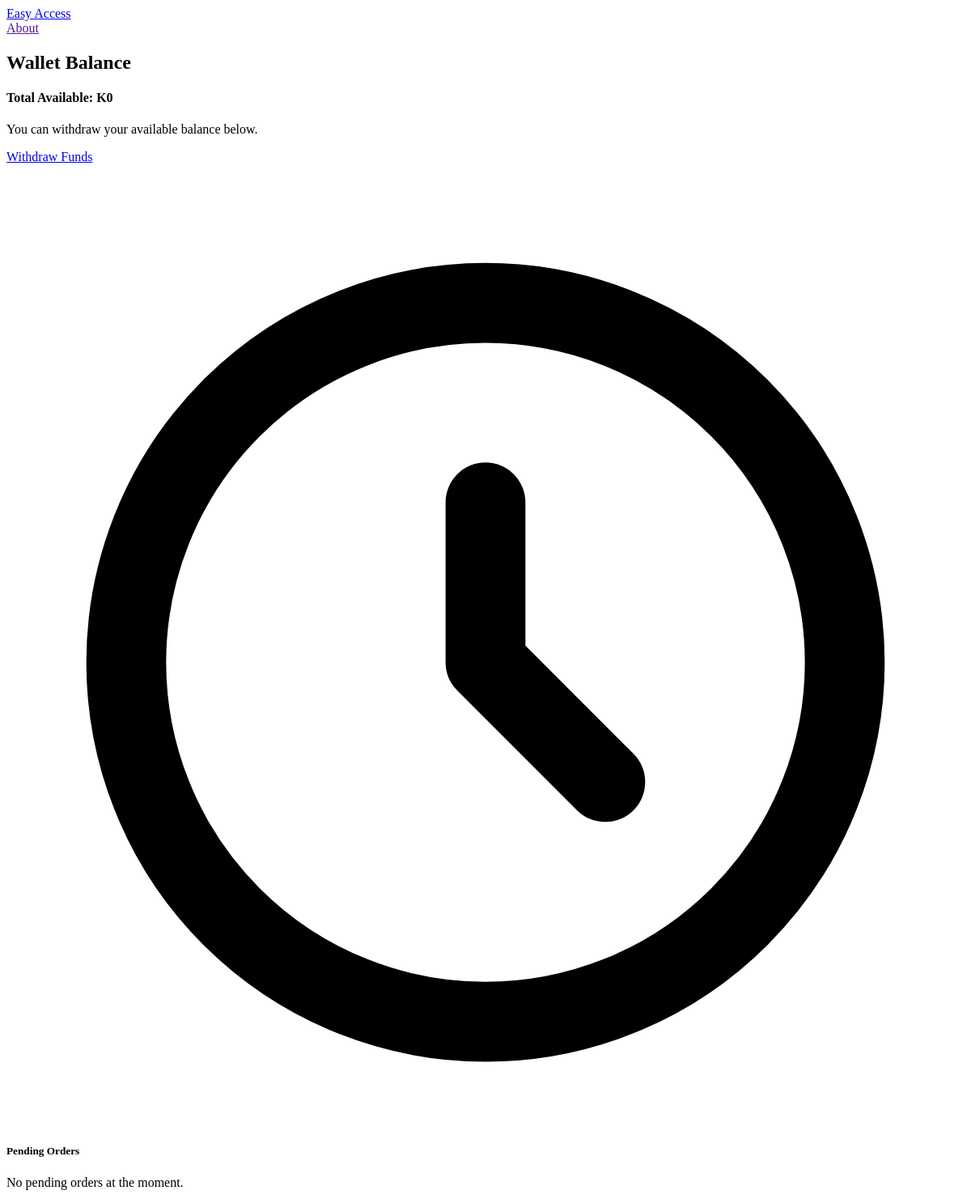
Page /available-balance/ (signed in) on the earlier database version.
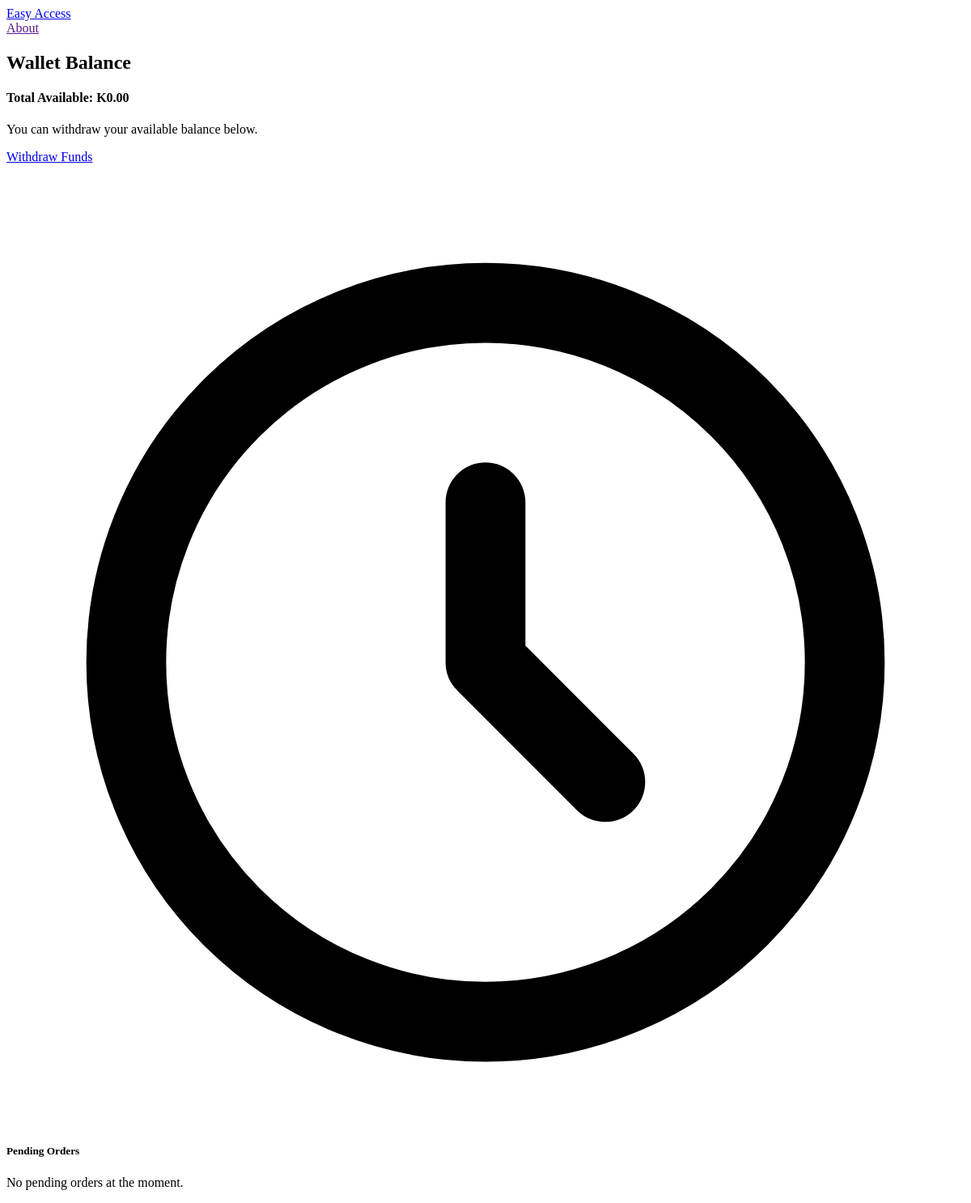
Same page on the later database version.
### store/models.py (models this page shows, shortened)
class Store(models.Model):
    owner = models.OneToOneField(User, on_delete=models.CASCADE, related_name="store")
    name = models.CharField(max_length=255)
    description = models.TextField()
    image = models.ImageField(upload_to="store_images/", blank=True, null=True)
    phone_number = models.CharField(max_length=20, blank=True, null=True)
    email = models.EmailField(blank=True, null=True)
    address = models.CharField(max_length=255, blank=True, null=True)
    province = models.CharField(max_length=100, blank=True, null=True)
    town = models.CharField(max_length=100, blank=True, null=True)
    website = models.URLField(blank=True, null=True)
    category = models.CharField(max_length=100, blank=True, null=True)
    total_earned = models.DecimalField(max_digits=10, decimal_places=2, default=0.00)
    pending_balance = models.DecimalField(max_digits=10, decimal_places=2, default=0.00)
    available_balance = models.DecimalField(max_digits=10, decimal_places=2, default=0.00)
    last_payout = models.DateTimeField(blank=True, null=True)
    is_approved = models.BooleanField(default=False)  # ✅ new field
    created_at = models.DateTimeField(auto_now_add=True)

### userprofile/views.py (the view)
# urls.py: path('available-balance/', views.available_balance, name='available_balance'),
@login_required
def available_balance(request):
    balance = 0
    available_orders = []
    try:
        store = Store.objects.get(owner=request.user)
        balance = store.available_balance
        available_orders = OrderItem.objects.filter(
            vendor=store,
            status=OrderItem.STATUS_DELIVERED,
            is_paid_to_vendor=False
        )
    except Store.DoesNotExist:
        store = None
    context = {
        'balance': balance,
        'available_orders': available_orders
    }
    return render(request, 'userprofile/avalaible_balance.html', context)

### store/context_processors.py (called while the page is built)
def cart(request):
	return { 'cart': Cart(request)}

### userprofile/templates/userprofile/avalaible_balance.html
{% extends "core/base.html" %}
{% block content %}
<div class="max-w-4xl mx-auto mt-10 px-4">
  <h2 class="text-3xl font-bold text-gray-800 mb-6 text-center">Wallet Balance</h2>
  <div class="bg-white rounded-2xl shadow-lg p-6 mb-8 border border-gray-100 text-center">
    <h4 class="text-2xl font-semibold text-gray-700 mb-2">
      Total Available:
      <span class="text-green-600 font-bold">K{{ balance }}</span>
    </h4>
    <p class="text-gray-500 mb-4">You can withdraw your available balance below.</p>
    <a href="{% url 'withdraw_funds' %}"
       class="inline-block bg-blue-600 hover:bg-blue-700 text-white font-medium px-6 py-2.5 rounded-xl transition">
      Withdraw Funds
    </a>
  </div>
  <div class="bg-white rounded-2xl shadow-md p-6 border border-gray-100">
    <h5 class="text-xl font-semibold text-gray-800 mb-4 flex items-center gap-2">
      <svg xmlns="http://www.w3.org/2000/svg" class="h-6 w-6 text-yellow-500" fill="none" viewBox="0 0 24 24" stroke="currentColor">
        <path stroke-linecap="round" stroke-linejoin="round" stroke-width="2" d="M12 8v4l3 3m6-3a9 9 0 11-18 0 9 9 0 0118 0z" />
      </svg>
      Pending Orders
    </h5>
    {% if pending_orders %}
    <div class="overflow-x-auto">
      <table class="min-w-full border border-gray-200 rounded-lg">
        <thead class="bg-gray-100">
          <tr>
            <th class="py-3 px-4 text-left text-sm font-semibold text-gray-600">Product</th>
            <th class="py-3 px-4 text-left text-sm font-semibold text-gray-600">Quantity</th>
            <th class="py-3 px-4 text-left text-sm font-semibold text-gray-600">Price</th>
            <th class="py-3 px-4 text-left text-sm font-semibold text-gray-600">Total</th>
          </tr>
        </thead>
        <tbody class="divide-y divide-gray-100">
          {% for item in pending_orders %}
          <tr class="hover:bg-gray-50 transition">
            <td class="py-3 px-4 text-gray-800">{{ item.product.title }}</td>
            <td class="py-3 px-4 text-gray-700">{{ item.quantity }}</td>
            <td class="py-3 px-4 text-gray-700">K{{ item.price }}</td>
            <td class="py-3 px-4 text-gray-800 font-semibold">
              K{{ item.price|floatformat:2|add:"0"|add:item.quantity }}
            </td>
          </tr>
          {% endfor %}
        </tbody>
      </table>
    </div>
    {% else %}
      <p class="text-gray-500 text-center mt-3">No pending orders at the moment.</p>
    {% endif %}
  </div>
</div>
{% endblock %}

Differences in the rows shown:
added Store: available_balance "0.00"
Other differences:
{{ balance }}: "0" → (not shown)
